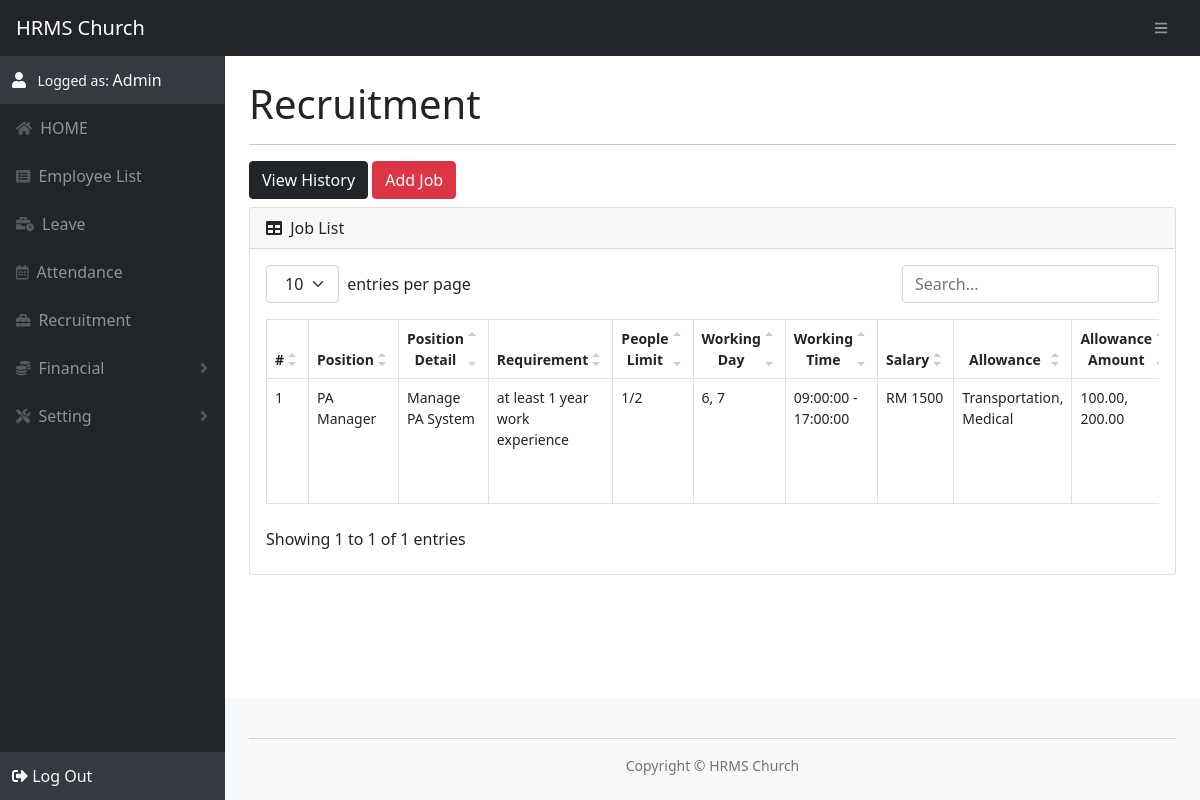
The page /recruitment.php (signed in) on the database its author committed.
### tables this page shows
CREATE TABLE recruitment (
        recruitmentId INT NOT NULL PRIMARY KEY AUTO_INCREMENT,
        position VARCHAR(255) NOT NULL,
        positionDetail VARCHAR(255),
        requirement VARCHAR(255),
        salary INT NOT NULL,
        peopleLimit INT NOT NULL,
        workDay INT NOT NULL,
        startJobTime time NOT NULL,
        endJobTime time NOT NULL
    );

### template/recruitment/recruitment_view.php (the view, shortened to what this page needs)
<div class="row form-inline mb-2">
    <form action="recruitment.php" method="GET">
        <button type="submit" class="btn btn-dark" name="history">View History</button>
        <button type="submit" class="btn btn-danger" name="add">Add Job</button>
    </form>
</div>
<div class="card mb-4">
    <div class="card-header">
        <i class="fas fa-table me-1"></i>
        Job List
    </div>
    <div class="card-body">
        <table id="datatablesSimple">
            <thead>
                <tr>
                    <th>#</th>
                    <th>Position</th>
                    <th>Position Detail</th>
                    <th>Requirement</th>
                    <th>People Limit</th>
                    <th>Working Day</th>
                    <th>Working Time</th>
                    <th>Salary</th>
                    <th>Allowance</th>
                    <th>Allowance Amount</th>
                </tr>
            </thead>
            <tbody>
<?php
    $sql = "SELECT
                recruitment.recruitmentId,
                recruitment.position,
                recruitment.positionDetail,
                recruitment.requirement,
                recruitment.peopleLimit,
                recruitment.workDay,
                recruitment.startJobTime,
                recruitment.endJobTime,
                recruitment.salary
            FROM recruitment";
    $rs = $conn->query($sql);
    if($rs->num_rows > 0) {
        $countNum = 0;
        for ($i=0; $i < $rs->num_rows; $i++) {
            $data = $rs->fetch_array(MYSQLI_NUM);
            $rsE = $conn->query("SELECT employeeId FROM employee WHERE recruitmentId='$data[0]'");
            $numPeopleJobTaken = $rsE->num_rows;
            if($numPeopleJobTaken < $data[4]){
                echo "<tr>";
                for ($j=0; $j < count($data); $j++) {
                    if($j == 0) echo_td(++$countNum);
                    elseif($j == 4) echo_td($numPeopleJobTaken . "/" . $data[4]);
                    elseif($j == 5){
                        $tempWorkDay = str_split($data[5]);
                        echo "<td>";
                        for ($wd=0; $wd < count($tempWorkDay); $wd++) {
                            echo $tempWorkDay[$wd];
                            if($wd != count($tempWorkDay)-1) echo ", ";
                        }
                        echo "</td>";
                    } elseif($j == 6) echo "<td>" . filterOutput($data[6]) . " - ";
                    elseif($j == 7) echo filterOutput($data[7]) . "</td>";
                    elseif($j == 8) echo_td("RM " . $data[8]);
                    else echo_td($data[$j]);
                }
                $sqlAllow = "SELECT * FROM allowance JOIN allowance_type ON allowance_type.allowanceTypeId = allowance.allowanceTypeId WHERE allowance.recruitmentId = '$data[0]'";
                $rsAllow = $conn->query($sqlAllow);
                $allowName = $allowAmount = "";
                for ($j=0; $j < $rsAllow->num_rows; $j++) {
                    $dataAllow = $rsAllow->fetch_assoc();
                    $allowName .= $dataAllow['allowanceName'];
                    $allowAmount .= $dataAllow['allowanceAmount'];
                    if($j != $rsAllow->num_rows - 1){
                        $allowName .= ", ";
                        $allowAmount .= ", ";
                    } else {
                        echo_td($allowName);
                        echo_td($allowAmount);
                    }
                }
?>
<?php
                echo "</tr>";
            }
        }
    }
?>
            </tbody>
        </table>
    </div>
</div>

### function/filter.php (shortened to what this page needs)
<?php
function filterOutput($txt){
    $txt = htmlspecialchars($txt);
    $txt = strip_tags($txt);
    return $txt;
}
function echo_td($txt){
    $txt = filterOutput($txt);
    echo "<td>" . $txt . "</td>";
}
?>

### asset/css/datatables.css (style rules this page uses)
.dataTable-table { max-width: 100%; width: 100%; border-spacing: 0; border-collapse: separate; }
.dataTable-table > tbody > tr > td, .dataTable-table > tbody > tr > th, .dataTable-table > tfoot > tr > td, .dataTable-table > tfoot > tr > th, .dataTable-table > thead > tr > td, .dataTable-table > thead > tr > th { vertical-align: top; padding: 8px 10px; }
.dataTable-table > thead > tr > th { vertical-align: bottom; text-align: left; border-bottom: 1px solid #d9d9d9; }
.dataTable-table th { vertical-align: bottom; text-align: left; }

### rows shown on the page
recruitment: txt "1", position "PA Manager", positionDetail "Manage PA System", requirement "at least 1 year work experience", txt "1/2", workDay "6", workDay "7", startJobTime "09:00:00", endJobTime "17:00:00", txt "RM 1500", txt "Transportation, Medical 100.00, 200.00"

### other values the page prints
$logged_user "Admin"
$title "Recruitment"
